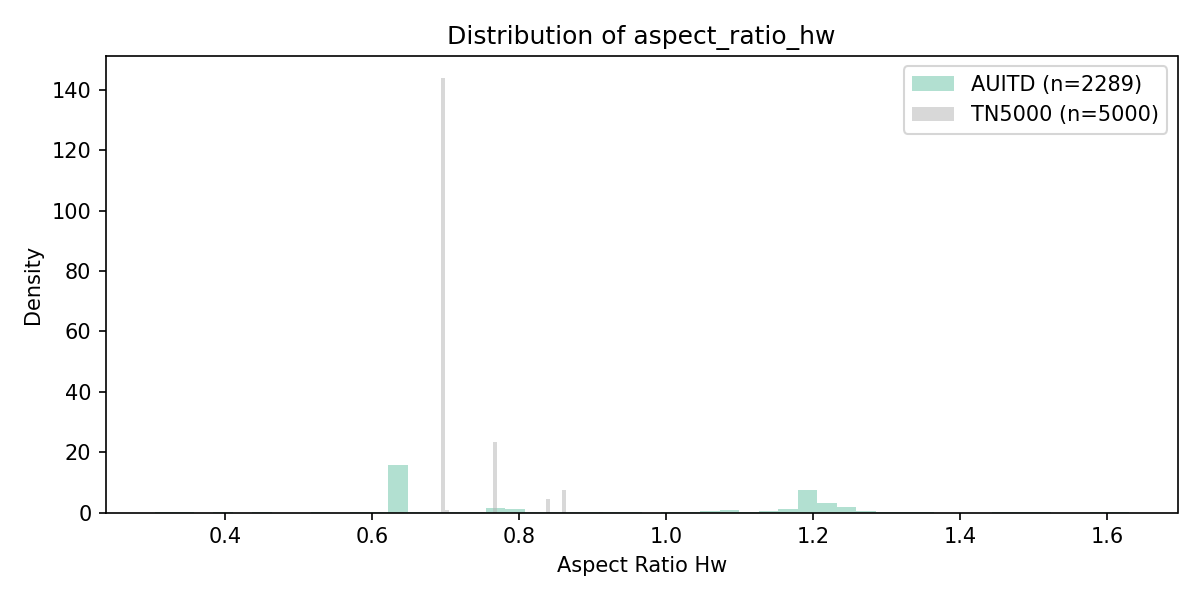
#> input picture .kilo/worktrees/caramel-grill/experiments/03_domain_shift/dist_aspect_ratio_hw.png, 1200 x 600 px; its folder holds only this picture in this run
$ python -i run_frequency.py   (imports and definitions only)
#> lines starting #> are read from the running program, lines starting #| are printed output that depends on the picture
"""
Experiment 12: Image Frequency Analysis
Calculates low, mid, and high-frequency energy for datasets to test if they differ
systematically in spatial-frequency characteristics.
"""

import os
import sys
import json
from pathlib import Path
import numpy as np
import matplotlib
# [1 line not run here, left out]
import matplotlib.pyplot as plt
from PIL import Image as PILImage
from scipy import stats as sp_stats

OUTPUT_DIR = Path("experiments/12_frequency_analysis")
# [1 line not run here, left out]

def compute_radial_profile(data, center):
    """Compute radial profile of 2D image."""
    y, x = np.indices((data.shape))
    r = np.sqrt((x - center[0])**2 + (y - center[1])**2)
    r = r.astype(int)
    tbin = np.bincount(r.ravel(), data.ravel())
    nr = np.bincount(r.ravel())
    radialprofile = tbin / nr
    return radialprofile

def analyze_frequencies(img_path):
    """Extract LF, MF, and HF energies via 2D FFT."""
    try:
        img = PILImage.open(img_path).convert("L")
        img = img.resize((256, 256), PILImage.BILINEAR)
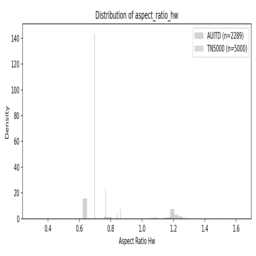
#> img: PIL image 256x256 L; min 69, max 255, mean 250.3
        img_np = np.array(img, dtype=np.float32)

        # 2D FFT
        f = np.fft.fft2(img_np)
        fshift = np.fft.fftshift(f)
        magnitude_spectrum = np.abs(fshift) ** 2

        # Radial profile
        center = (128, 128)
        rad_profile = compute_radial_profile(magnitude_spectrum, center)
#> in compute_radial_profile, `tbin = np.bincount(r.ravel(), data.ravel())`: tbin = 182 values, max 2.69e+14 at index 0, min 168100 at index 181, mean 1.49e+12
#> in compute_radial_profile, `radialprofile = tbin / nr`: radialprofile = 182 values, max 2.69e+14 at index 0, min 82473.7 at index 180, mean 1.48e+12
#> rad_profile has the same summary as radialprofile in compute_radial_profile

        # Define bands based on radius (max radius ~ 128)
        # Total bins ~ 181 (sqrt(128^2 + 128^2))
        low_band = rad_profile[1:20]   # Skip DC (index 0)
#> low_band = 19 values, max 8.96e+09 at index 0, min 167393415.5 at index 14, mean 1.18e+09
        mid_band = rad_profile[20:60]
#> mid_band = 40 values, max 328677491.4 at index 0, min 14000113.4 at index 33, mean 74728627.7
        high_band = rad_profile[60:]
#> high_band = 122 values, max 32321297 at index 7, min 82473.7 at index 120, mean 6457067.5

        total_energy = np.sum(rad_profile[1:])
#> total_energy = 2.61e+10
        if total_energy == 0:
            return None

        return {
            "lf_energy_frac": float(np.sum(low_band) / total_energy),
            "mf_energy_frac": float(np.sum(mid_band) / total_energy),
            "hf_energy_frac": float(np.sum(high_band) / total_energy),
        }
    except Exception:
        return None

# [82 lines left out: function main, not called in this run]

# [2 lines not run here, left out]

>>> result = analyze_frequencies('../03_domain_shift/dist_aspect_ratio_hw.png')
#> result = {'lf_energy_frac': 0.856, 'mf_energy_frac': 0.114, 'hf_energy_frac': 0.0301}

$ run again, on .kilo/worktrees/caramel-grill/experiments/03_domain_shift/dist_entropy.png
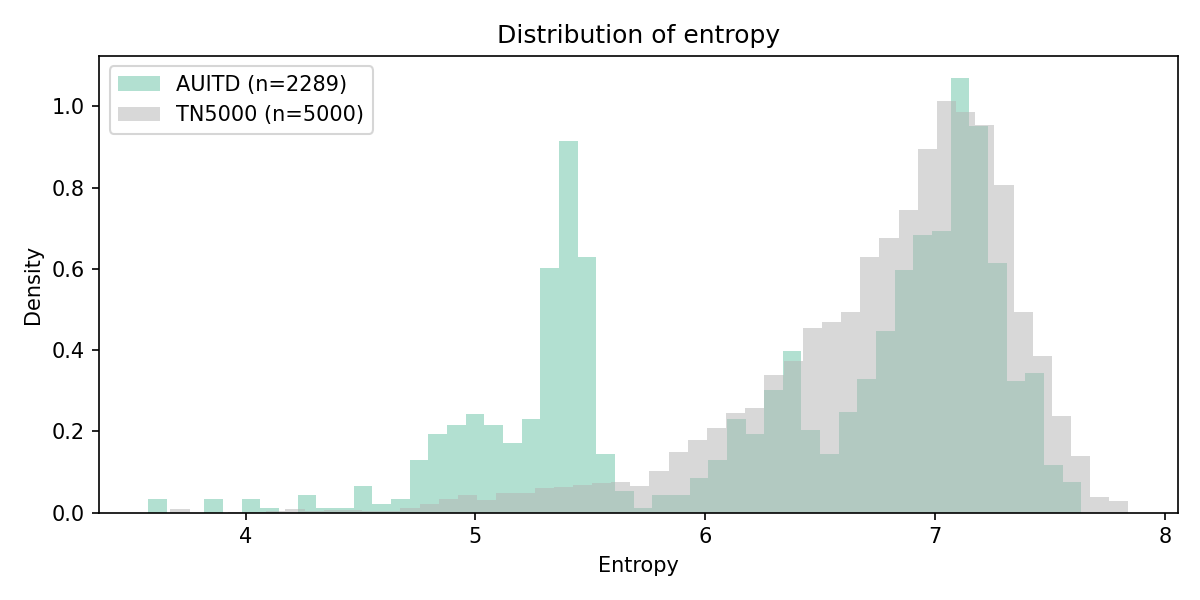
#> input picture .kilo/worktrees/caramel-grill/experiments/03_domain_shift/dist_entropy.png, 1200 x 600 px
#> in analyze_frequencies, `img = PILImage.open(img_path).convert("L")`:
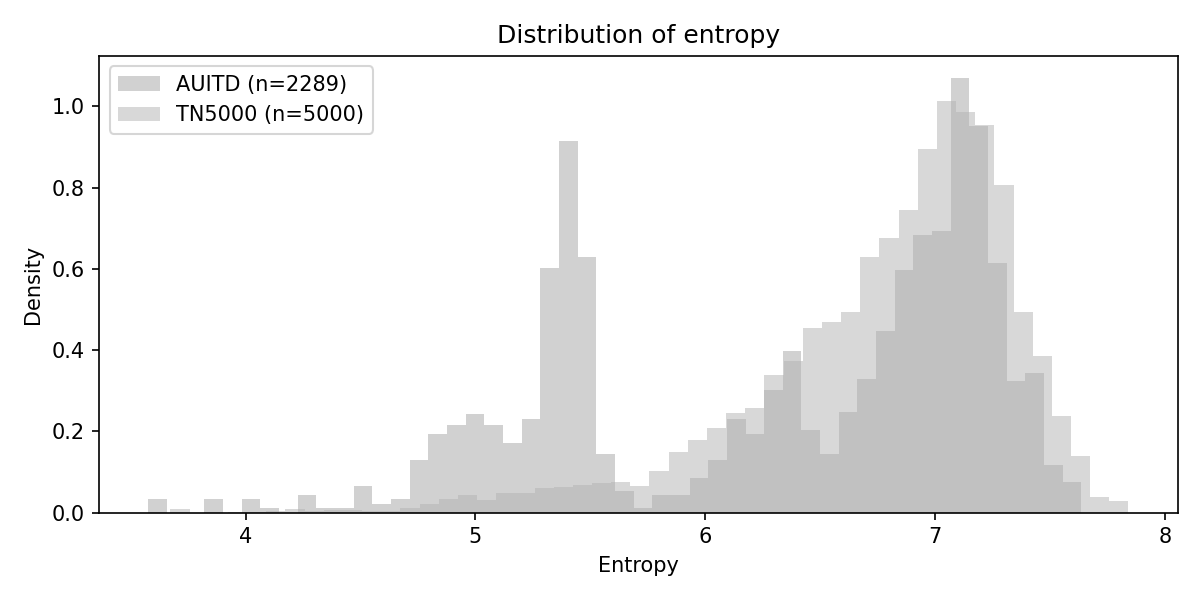
#> img: PIL image 1200x600 L; min 0, max 255, mean 242.4
#> in analyze_frequencies, `img = img.resize((256, 256), PILImage.BILINEAR)`:
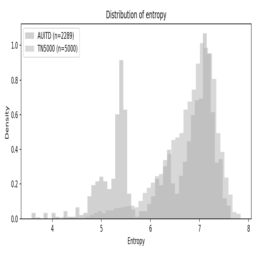
#> img: PIL image 256x256 L; min 75, max 255, mean 242.4
#> tbin = 182 values, max 2.52e+14 at index 0, min 73441 at index 181, mean 1.4e+12
#> radialprofile = 182 values, max 2.52e+14 at index 0, min 73441 at index 181, mean 1.39e+12
#> rad_profile has the same summary as radialprofile in compute_radial_profile
#> low_band = 19 values, max 7.59e+10 at index 0, min 167651866.9 at index 18, mean 6.5e+09
#> mid_band = 40 values, max 297092221.6 at index 0, min 15686270.4 at index 24, mean 69563029.4
#> high_band = 122 values, max 26550447.5 at index 2, min 73441 at index 121, mean 5260259.1
#> total_energy = 1.27e+11
#> result = {'lf_energy_frac': 0.973, 'mf_energy_frac': 0.0219, 'hf_energy_frac': 0.00506}

$ run again, on .kilo/worktrees/caramel-grill/experiments/03_domain_shift/dist_height.png
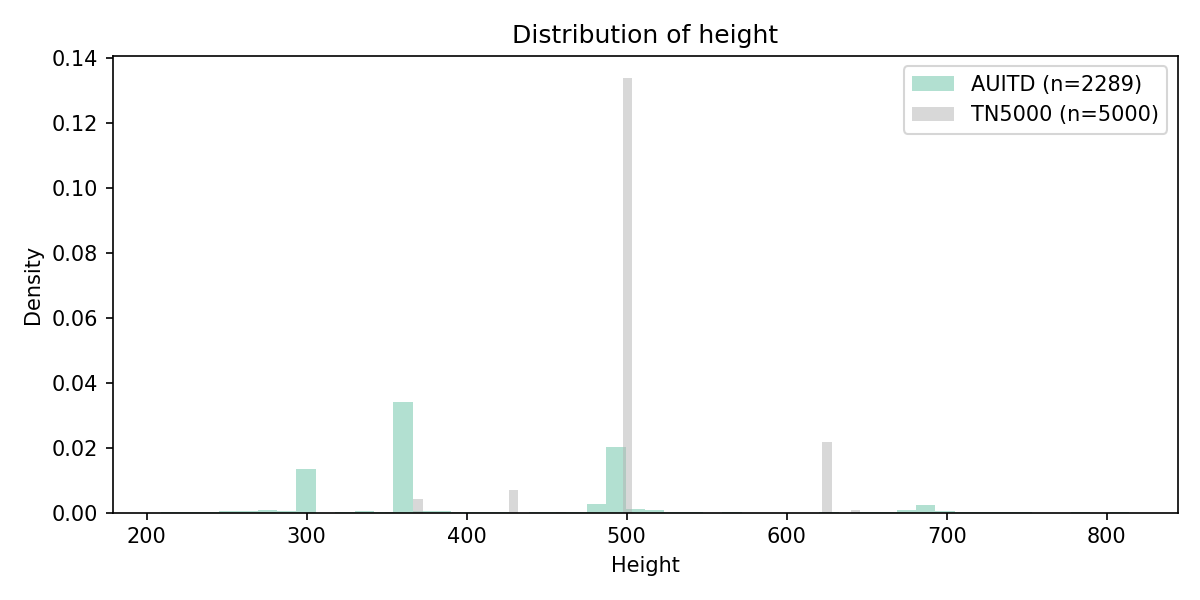
#> input picture .kilo/worktrees/caramel-grill/experiments/03_domain_shift/dist_height.png, 1200 x 600 px
#> in analyze_frequencies, `img = img.resize((256, 256), PILImage.BILINEAR)`:
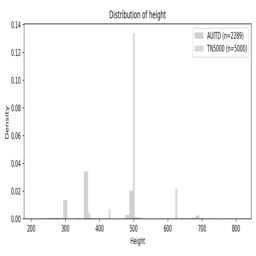
#> img: PIL image 256x256 L; min 70, max 255, mean 250
#> tbin = 182 values, max 2.68e+14 at index 0, min 220900 at index 181, mean 1.48e+12
#> radialprofile = 182 values, max 2.68e+14 at index 0, min 220900 at index 181, mean 1.47e+12
#> rad_profile has the same summary as radialprofile in compute_radial_profile
#> low_band = 19 values, max 7.17e+09 at index 0, min 162818574.3 at index 13, mean 1.14e+09
#> mid_band = 40 values, max 299711910.2 at index 0, min 13617589.2 at index 37, mean 72954465.9
#> high_band = 122 values, max 36069685 at index 3, min 220900 at index 121, mean 6135565.2
#> total_energy = 2.53e+10
#> result = {'lf_energy_frac': 0.855, 'mf_energy_frac': 0.115, 'hf_energy_frac': 0.0296}

$ run again, on .kilo/worktrees/caramel-grill/experiments/03_domain_shift/dist_hf_energy.png
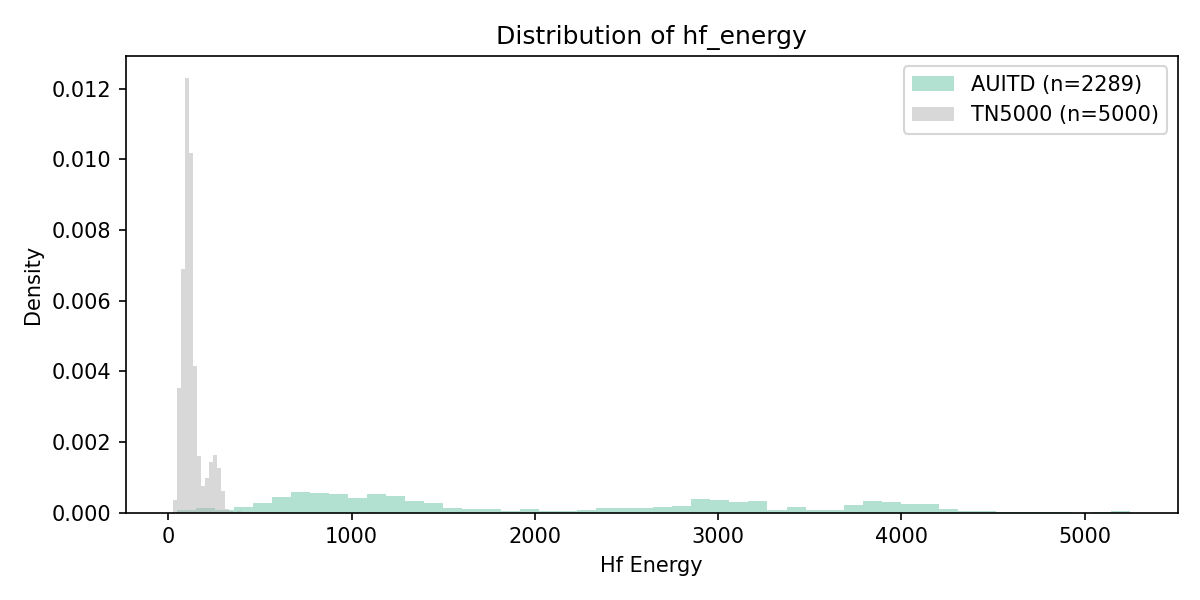
#> input picture .kilo/worktrees/caramel-grill/experiments/03_domain_shift/dist_hf_energy.png, 1200 x 600 px
#> in analyze_frequencies, `img = img.resize((256, 256), PILImage.BILINEAR)`:
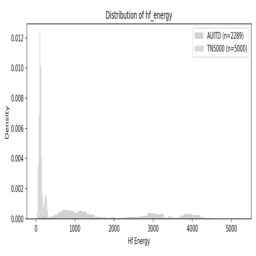
#> img: PIL image 256x256 L; min 69, max 255, mean 249.7
#> tbin = 182 values, max 2.68e+14 at index 0, min 44944 at index 181, mean 1.48e+12
#> radialprofile = 182 values, max 2.68e+14 at index 0, min 44944 at index 181, mean 1.47e+12
#> rad_profile has the same summary as radialprofile in compute_radial_profile
#> low_band = 19 values, max 9.78e+09 at index 0, min 211720250.2 at index 18, mean 1.4e+09
#> mid_band = 40 values, max 311766310.2 at index 0, min 15968214.4 at index 24, mean 73194774.5
#> high_band = 122 values, max 25663369.2 at index 3, min 44944 at index 121, mean 6064368.4
#> total_energy = 3.03e+10
#> result = {'lf_energy_frac': 0.879, 'mf_energy_frac': 0.0966, 'hf_energy_frac': 0.0244}
